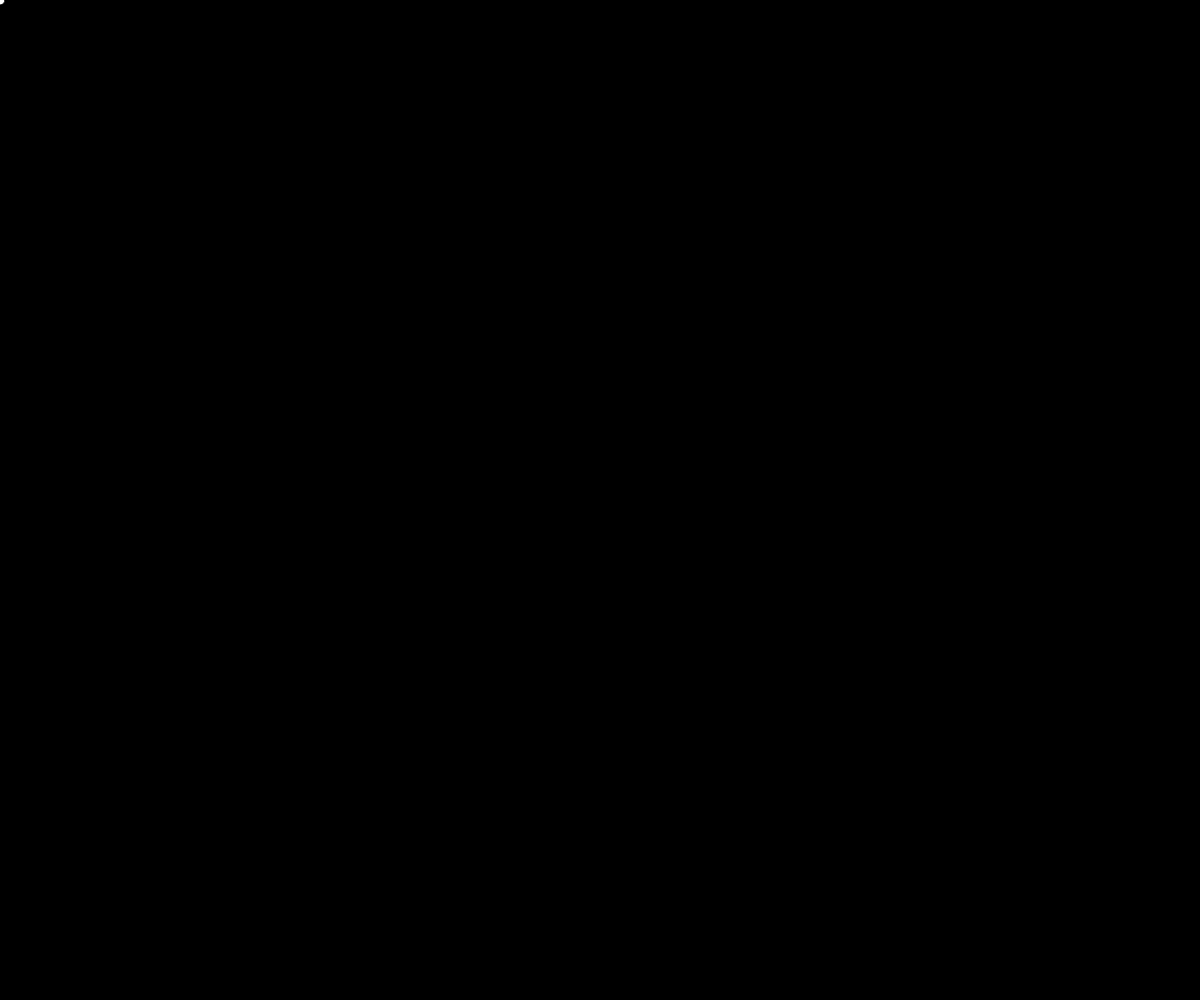
Frame 1 (no input)
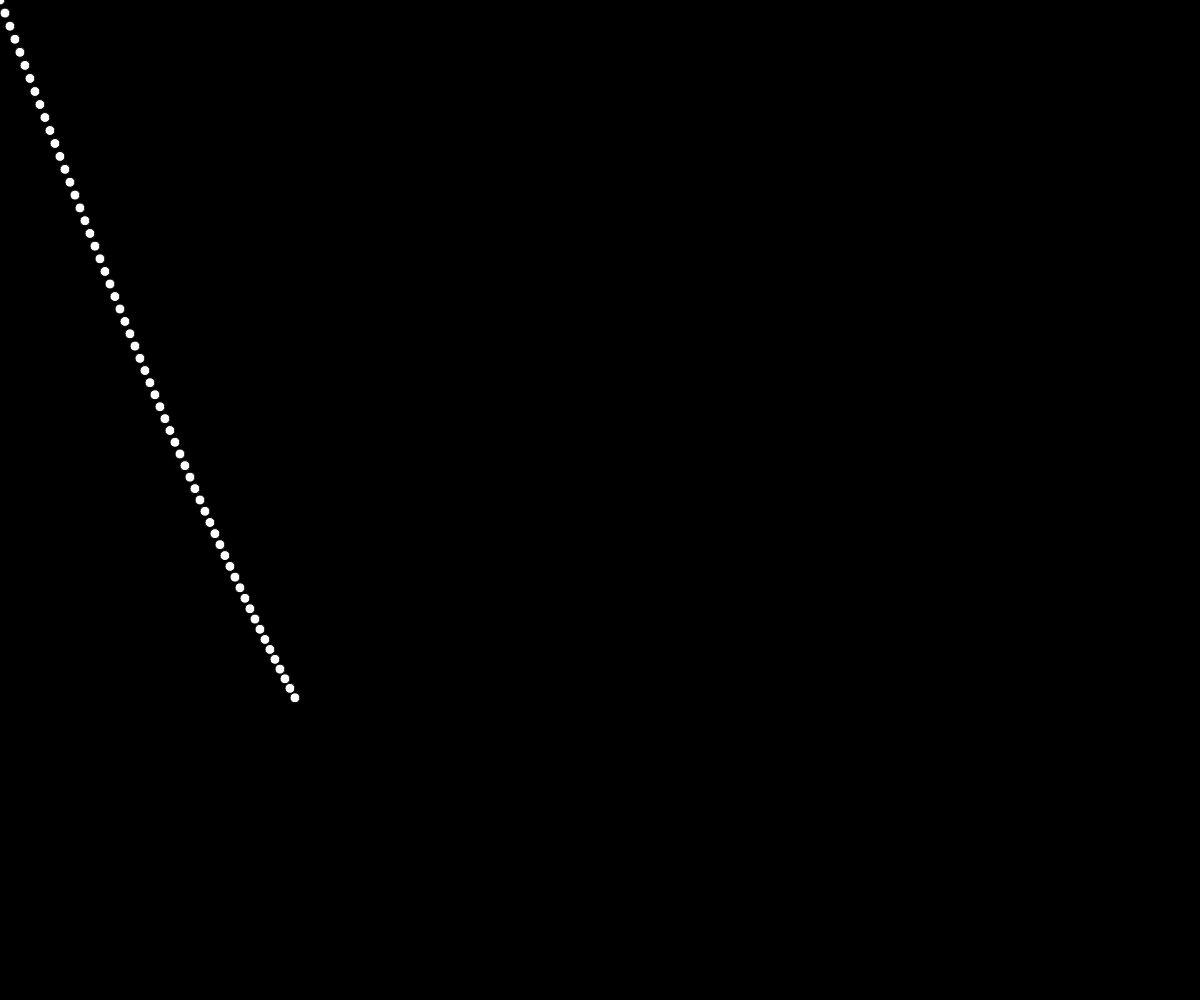
Frame 60 (no input)
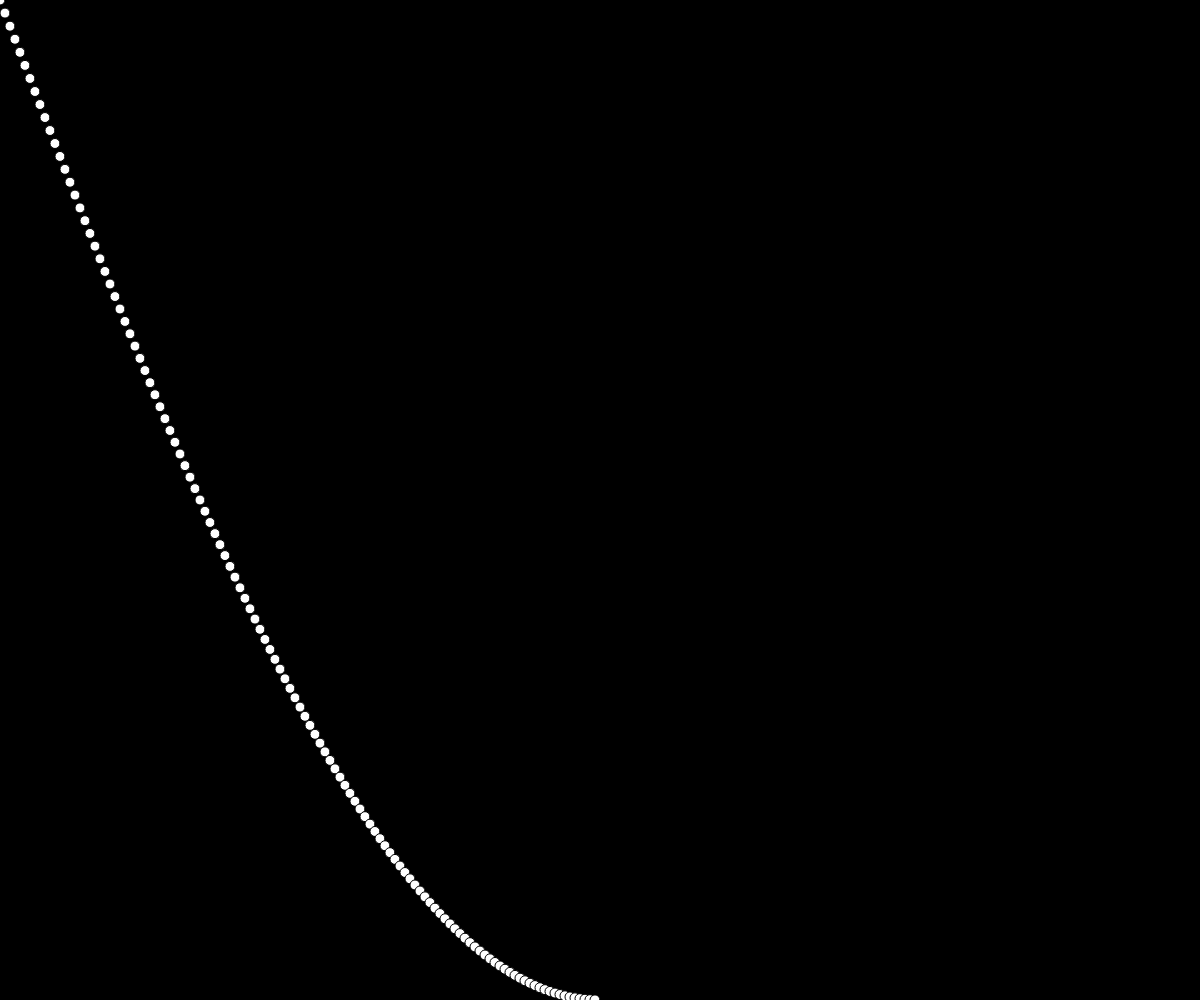
Frame 120 (the mouse pressed at the canvas centre since frame 60)

The p5.js sketch that drew these frames (run headless with seeded random() and noise() and a simulated clock; from frame 60 on, the mouse is pressed at the canvas centre):

// p5.js sketch
// ── sketch.js
let posX = 0;
let posY;
let angle;

function setup() {
  createCanvas(windowWidth, windowHeight);
  angleMode(DEGREES);
   background(0);
}

function draw() {
 
  

  // xPosition in einen Winkel umwandeln für Sinusfunktion
  // xPosition 0 -> Winkel 0
  // xPosition width -> Winkel 180 Grad, versuche das anzupassen und auf 360 Grad zu mappen, schau, was passiert
  angle = map(posX, 0, width, 0, 180);
  posY = sin(angle) * height; // Sinuswert für den Winkel berechnen und mit Amplitude 200 multiplizieren
  //Versuche hier einen anderen Wert als Amplitude zu nehmen statt height und beobachte, was passiert


  ellipse(posX, posY, 10, 10);

  
  if (posX < width - 5) {
    posX = posX + 5;
  }
}
